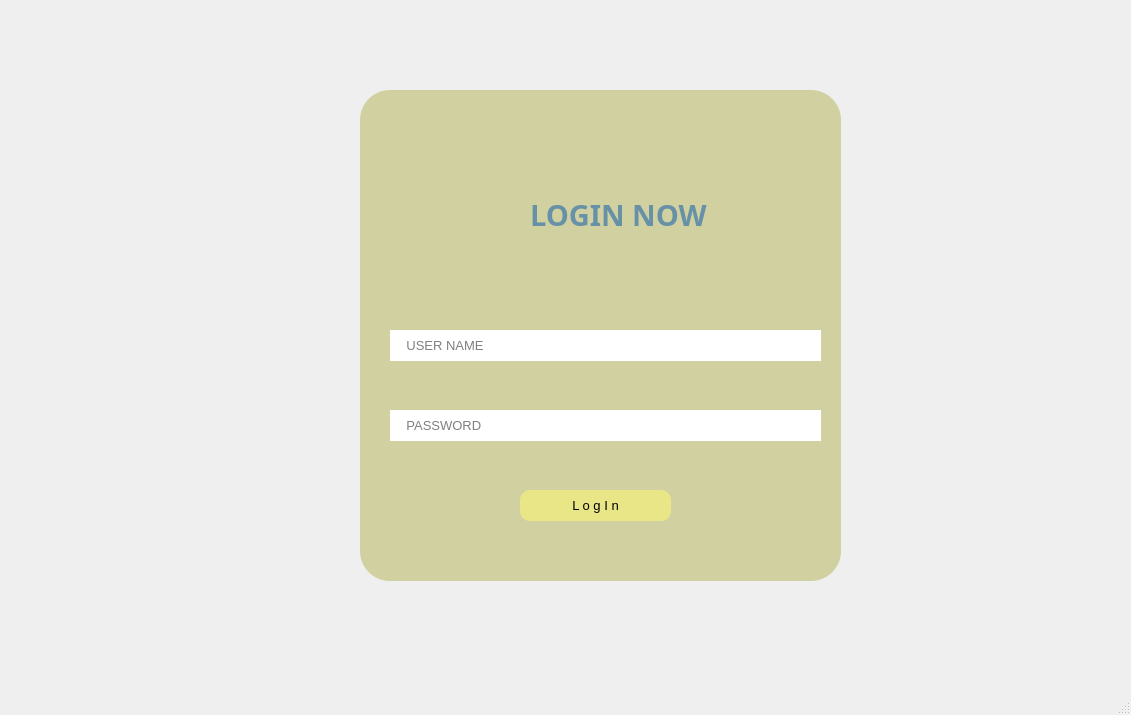
<?xml version="1.0" encoding="UTF-8"?>
<ui version="4.0">
 <class>MainWindow</class>
 <widget class="QMainWindow" name="MainWindow">
  <property name="geometry">
   <rect>
    <x>0</x>
    <y>0</y>
    <width>1131</width>
    <height>715</height>
   </rect>
  </property>
  <property name="windowTitle">
   <string>MainWindow</string>
  </property>
  <property name="windowIcon">
   <iconset>
    <normaloff>../Funix-phan-tich-du-doan.jpg</normaloff>../Funix-phan-tich-du-doan.jpg</iconset>
  </property>
  <widget class="QWidget" name="centralwidget">
   <widget class="QLabel" name="label_2">
    <property name="geometry">
     <rect>
      <x>510</x>
      <y>150</y>
      <width>55</width>
      <height>16</height>
     </rect>
    </property>
    <property name="text">
     <string/>
    </property>
   </widget>
   <widget class="QWidget" name="widget" native="true">
    <property name="geometry">
     <rect>
      <x>360</x>
      <y>90</y>
      <width>481</width>
      <height>491</height>
     </rect>
    </property>
    <property name="layoutDirection">
     <enum>Qt::LeftToRight</enum>
    </property>
    <property name="styleSheet">
     <string notr="true">background:rgba(208, 208, 160, 1);
border-radius: 30px

</string>
    </property>
    <widget class="QLabel" name="label_4">
     <property name="geometry">
      <rect>
       <x>170</x>
       <y>80</y>
       <width>261</width>
       <height>91</height>
      </rect>
     </property>
     <property name="font">
      <font>
       <family>Rockwell Extra Bold</family>
       <pointsize>20</pointsize>
       <weight>75</weight>
       <bold>true</bold>
      </font>
     </property>
     <property name="styleSheet">
      <string notr="true">COLOR: </string>
     </property>
     <property name="text">
      <string>&lt;html&gt;&lt;head/&gt;&lt;body&gt;&lt;p&gt;&lt;span style=&quot; font-size:22pt; color:#6791a7;&quot;&gt;LOGIN NOW&lt;/span&gt;&lt;/p&gt;&lt;/body&gt;&lt;/html&gt;</string>
     </property>
    </widget>
    <widget class="QLineEdit" name="lineEdiUsername">
     <property name="geometry">
      <rect>
       <x>30</x>
       <y>240</y>
       <width>431</width>
       <height>31</height>
      </rect>
     </property>
     <property name="font">
      <font>
       <pointsize>10</pointsize>
      </font>
     </property>
     <property name="styleSheet">
      <string notr="true">BORDER-RADIUS: 10PX;
background: rgb(255, 255, 255)</string>
     </property>
     <property name="text">
      <string/>
     </property>
     <property name="alignment">
      <set>Qt::AlignLeading|Qt::AlignLeft|Qt::AlignVCenter</set>
     </property>
     <property name="placeholderText">
      <string>    USER NAME</string>
     </property>
    </widget>
    <widget class="QLineEdit" name="lineEditPassword">
     <property name="geometry">
      <rect>
       <x>30</x>
       <y>320</y>
       <width>431</width>
       <height>31</height>
      </rect>
     </property>
     <property name="font">
      <font>
       <pointsize>10</pointsize>
      </font>
     </property>
     <property name="styleSheet">
      <string notr="true">BORDER-RADIUS: 10PX;
background: rgb(255, 255, 255)</string>
     </property>
     <property name="text">
      <string/>
     </property>
     <property name="echoMode">
      <enum>QLineEdit::Password</enum>
     </property>
     <property name="alignment">
      <set>Qt::AlignLeading|Qt::AlignLeft|Qt::AlignVCenter</set>
     </property>
     <property name="placeholderText">
      <string>    PASSWORD</string>
     </property>
    </widget>
    <widget class="QPushButton" name="pushButtonLogIn">
     <property name="geometry">
      <rect>
       <x>160</x>
       <y>400</y>
       <width>151</width>
       <height>31</height>
      </rect>
     </property>
     <property name="font">
      <font>
       <pointsize>10</pointsize>
      </font>
     </property>
     <property name="styleSheet">
      <string notr="true">QPushButton#pushButtonLogIn{background:rgb(233, 230, 136);color:black;
border-radius: 10px;}
QPushButton#pushButtonLogIn:hover{background:rgb(201, 216, 183);}
QPushButton#pushButtonLogIn:pressed{background:rgb(201, 216, 183) ; color: white; padding-top: 5px}</string>
     </property>
     <property name="text">
      <string>L o g I n</string>
     </property>
    </widget>
    <widget class="QLabel" name="label">
     <property name="geometry">
      <rect>
       <x>56</x>
       <y>88</y>
       <width>81</width>
       <height>81</height>
      </rect>
     </property>
     <property name="text">
      <string/>
     </property>
     <property name="pixmap">
      <pixmap>../ICON/login/you.png</pixmap>
     </property>
     <property name="scaledContents">
      <bool>true</bool>
     </property>
    </widget>
   </widget>
   <widget class="QLabel" name="label_5">
    <property name="geometry">
     <rect>
      <x>-280</x>
      <y>0</y>
      <width>1771</width>
      <height>881</height>
     </rect>
    </property>
    <property name="text">
     <string/>
    </property>
    <property name="pixmap">
     <pixmap>../ICON/login/loginscreen.png</pixmap>
    </property>
   </widget>
   <zorder>label_5</zorder>
   <zorder>label_2</zorder>
   <zorder>widget</zorder>
  </widget>
  <widget class="QMenuBar" name="menubar">
   <property name="geometry">
    <rect>
     <x>0</x>
     <y>0</y>
     <width>1131</width>
     <height>21</height>
    </rect>
   </property>
  </widget>
  <widget class="QStatusBar" name="statusbar"/>
 </widget>
 <resources/>
 <connections/>
</ui>
